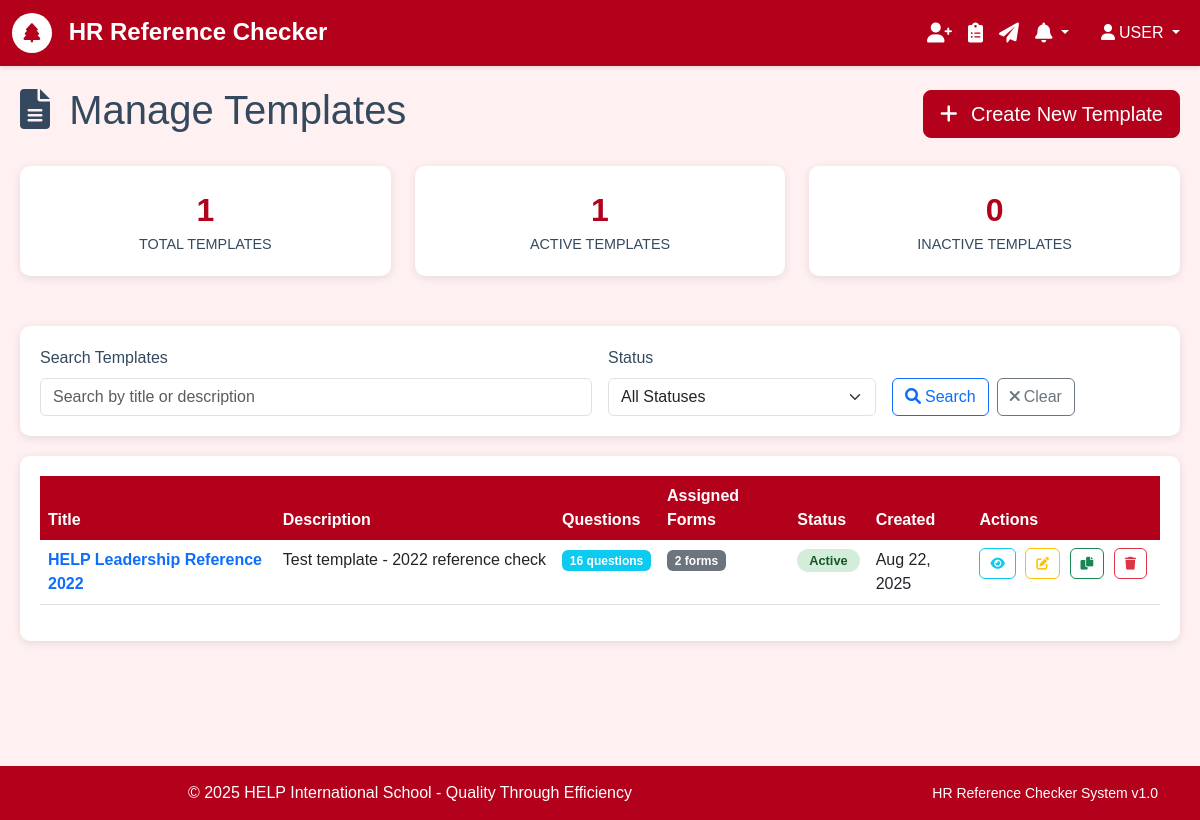
The page /templates/ (signed in) on the database as committed earlier.
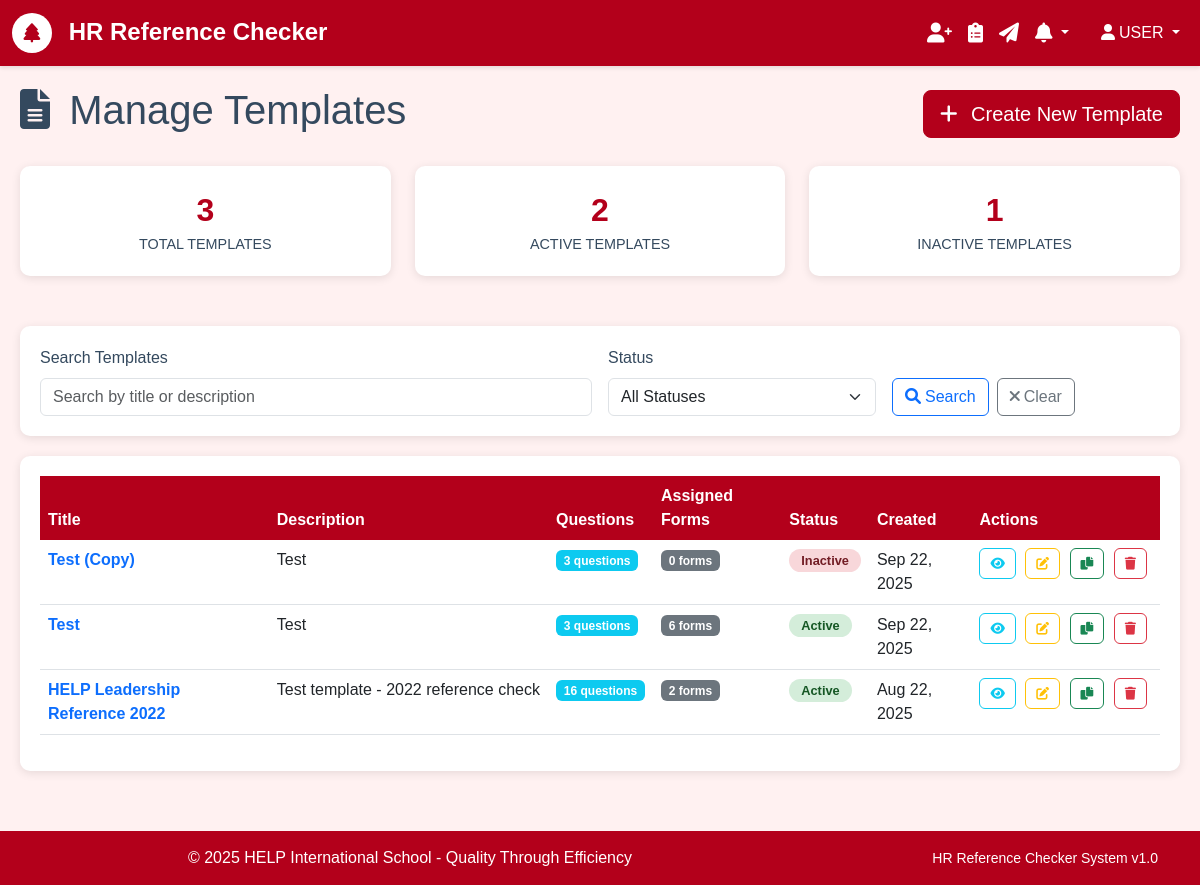
The same page on the database as committed later.
### form_templates/models.py (models this page shows, shortened)
class Template(models.Model):
    title = models.CharField(max_length=255, validators=[MinLengthValidator(3)])
    description = models.TextField(blank=True, help_text="Brief description of this template")
    instructions = models.TextField(
        blank=True,
        help_text="Instructions shown to referees before filling the form"
    )
    created_by = models.ForeignKey(settings.AUTH_USER_MODEL, on_delete=models.CASCADE)
    is_active = models.BooleanField(default=True)
    created_at = models.DateTimeField(auto_now_add=True)
    updated_at = models.DateTimeField(auto_now=True)
    class Meta:
        ordering = ['-created_at']
        verbose_name = 'Form Template'
        verbose_name_plural = 'Form Templates'
    def get_questions_count(self):
        return self.questions.count()
    def get_assigned_forms_count(self):
        return self.form_set.count()

### form_templates/views.py (the view)
# urls.py: path('', views.TemplateListView.as_view(), name='list'),
class TemplateListView(LoginRequiredMixin, ListView):
    model = Template
    template_name = 'formTemplates/list.html'  # Match your app folder pattern
    context_object_name = 'templates'
    paginate_by = 20
    def get_queryset(self):
        queryset = Template.objects.all().order_by('-created_at')
        search_query = self.request.GET.get('search')
        if search_query:
            queryset = queryset.filter(
                Q(title__icontains=search_query) |
                Q(description__icontains=search_query)
            )
        status_filter = self.request.GET.get('status')
        if status_filter == 'active':
            queryset = queryset.filter(is_active=True)
        elif status_filter == 'inactive':
            queryset = queryset.filter(is_active=False)
        return queryset
    def get_context_data(self, **kwargs):
        context = super().get_context_data(**kwargs)
        context['search_query'] = self.request.GET.get('search', '')
        context['status_filter'] = self.request.GET.get('status', '')
        context['total_templates'] = Template.objects.count()
        context['active_templates'] = Template.objects.filter(is_active=True).count()
        context['inactive_templates'] = Template.objects.filter(is_active=False).count()
        return context

### core/models.py (called while the page is built)
    @classmethod
    def get_unread_count(cls, user):
        return cls.objects.filter(user=user, is_read=False, is_dismissed=False).count()

    @classmethod
    def get_recent_notifications(cls, user, limit=10):
        return cls.objects.filter(user=user, is_dismissed=False).order_by('-created_at')[:limit]

### templates/formTemplates/list.html (shortened to what the changed rows need)
{% extends 'base.html' %}
{% block content %}
<div class="template-container">
    <div class="d-flex justify-content-between align-items-center mb-4">
        <h1>
            <i class="fas fa-file-alt me-2"></i>
            Manage Templates
        </h1>
    </div>
    <div class="row stats-row">
        <div class="col-md-4">
            <div class="stat-card">
                <div class="stat-number">{{ total_templates }}</div>
                <div class="stat-label">Total Templates</div>
            </div>
        </div>
        <div class="col-md-4">
            <div class="stat-card">
                <div class="stat-number">{{ active_templates }}</div>
                <div class="stat-label">Active Templates</div>
            </div>
        </div>
        <div class="col-md-4">
            <div class="stat-card">
                <div class="stat-number">{{ inactive_templates }}</div>
                <div class="stat-label">Inactive Templates</div>
            </div>
        </div>
    </div>
    <div class="table-container">
        {% if templates %}
            <div class="table-responsive">
                <table class="table table-hover">
                    <thead>
                        <tr>
                            <th>Title</th>
                            <th>Description</th>
                            <th>Questions</th>
                            <th>Assigned Forms</th>
                            <th>Status</th>
                            <th>Created</th>
                            <th>Actions</th>
                        </tr>
                    </thead>
                    <tbody>
                        {% for template in templates %}
                        <tr>
                            <td>
                                <strong>
                                    <a href="{% url 'form_templates:detail' template.pk %}"
                                       class="text-decoration-none">
                                        {{ template.title }}
                                    </a>
                                </strong>
                            </td>
                            <td>
                                <div class="description-tooltip" data-full-description="{{ template.description|default:'No description provided' }}">
                                    <span class="template-description" title="Click to see full description">
                                        {% if template.description %}
                                            {{ template.description|truncatechars:50 }}
                                        {% else %}
                                            <em class="text-muted">No description</em>
                                        {% endif %}
                                    </span>
                                </div>
                            </td>
                            <td>
                                <span class="badge bg-info">
                                    {{ template.get_questions_count }} question{{ template.get_questions_count|pluralize }}
                                </span>
                            </td>
                            <td>
                                <span class="badge bg-secondary">
                                    {{ template.get_assigned_forms_count }} form{{ template.get_assigned_forms_count|pluralize }}
                                </span>
                            </td>
                            <td>
                                {% if template.is_active %}
                                    <span class="status-badge status-active">Active</span>
                                {% else %}
                                    <span class="status-badge status-inactive">Inactive</span>
                                {% endif %}
                            </td>
                            <td>{{ template.created_at|date:"M d, Y" }}</td>
                            <td>
                                <div class="action-buttons-container">
                                    <a href="{% url 'form_templates:detail' template.pk %}"
                                       class="btn btn-outline-info btn-action"
                                       title="View Details">
                                        <i class="fas fa-eye"></i>
                                    </a>
                                    <a href="{% url 'form_templates:edit' template.pk %}"
                                       class="btn btn-outline-warning btn-action"
                                       title="Edit">
                                        <i class="fas fa-edit"></i>
                                    </a>
                                    <form method="post" action="{% url 'form_templates:duplicate' template.pk %}"
                                          style="display: inline;">
                                        <button type="submit"
                                                class="btn btn-outline-success btn-action"
                                                title="Duplicate"
                                                onclick="return confirm('Create a copy of this template?')">
                                            <i class="fas fa-copy"></i>
                                        </button>
                                    </form>
                                    <a href="{% url 'form_templates:delete' template.pk %}"
                                       class="btn btn-outline-danger btn-action"
                                       title="Delete"
                                       onclick="return confirm('Are you sure you want to delete this template?')">
                                        <i class="fas fa-trash"></i>
                                    </a>
                                </div>
                            </td>
                        </tr>
                        {% endfor %}
                    </tbody>
                </table>
            </div>
        {% endif %}
    </div>
</div>
{% endblock %}

Rows that differ between the two databases and show on the page:
added Template: title "Test (Copy)", description "Test", get_questions_count "3", get_assigned_forms_count "0", is_active "Inactive", created_at "Sep 22, 2025"
added Template: title "Test", description "Test", get_questions_count "3", get_assigned_forms_count "6", is_active "Active", created_at "Sep 22, 2025"
Other text that changed with them:
{{ total_templates }}: "1" → "3"
{{ active_templates }}: "1" → "2"
{{ inactive_templates }}: "0" → "1"
